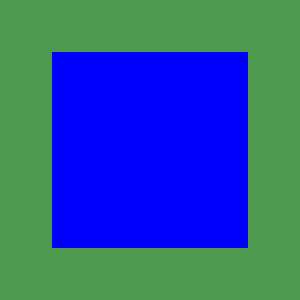

Reproduce this figure in Python.
#!/usr/bin/env python
# Demonstrate vtkForceTime to override pipeline time on a wavelet source.

import vtkmodules.vtkInteractionStyle  # noqa: F401
import vtkmodules.vtkRenderingOpenGL2  # noqa: F401

from vtkmodules.vtkFiltersGeneral import vtkDataSetTriangleFilter
from vtkmodules.vtkFiltersHybrid import vtkForceTime
from vtkmodules.vtkImagingCore import vtkRTAnalyticSource
from vtkmodules.vtkRenderingCore import (
    vtkActor,
    vtkDataSetMapper,
    vtkRenderWindow,
    vtkRenderWindowInteractor,
    vtkRenderer,
)

# Wavelet source (stand-in for temporal source)
wavelet = vtkRTAnalyticSource()

# Tetrahedralize for unstructured grid display
tetrahedralize = vtkDataSetTriangleFilter()
tetrahedralize.SetInputConnection(wavelet.GetOutputPort())

# Force a specific time step
force_time = vtkForceTime()
force_time.SetInputConnection(tetrahedralize.GetOutputPort())
force_time.SetForcedTime(1)
force_time.IgnorePipelineTimeOn()

mapper = vtkDataSetMapper()
mapper.SetInputConnection(force_time.GetOutputPort())
mapper.SetScalarRange(0, 30)

actor = vtkActor()
actor.SetMapper(mapper)

renderer = vtkRenderer()
renderer.AddActor(actor)
renderer.SetBackground(0.3, 0.6, 0.3)

render_window = vtkRenderWindow()
render_window.AddRenderer(renderer)
render_window.SetWindowName("force time")

interactor = vtkRenderWindowInteractor()
interactor.SetRenderWindow(render_window)

interactor.Initialize()
interactor.Start()
